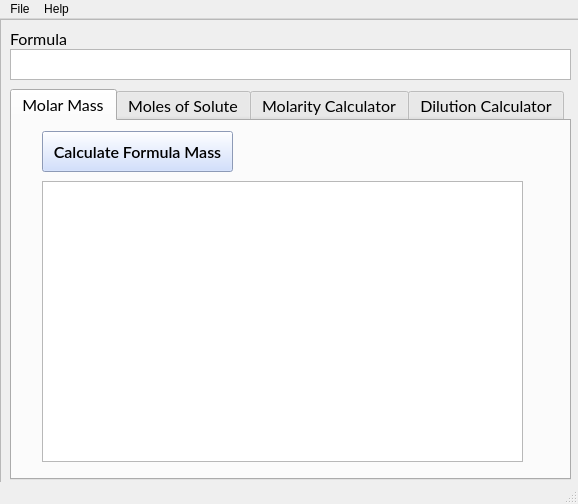
<?xml version="1.0" encoding="UTF-8"?>
<ui version="4.0">
 <class>MainWindow</class>
 <widget class="QMainWindow" name="MainWindow">
  <property name="geometry">
   <rect>
    <x>0</x>
    <y>0</y>
    <width>578</width>
    <height>504</height>
   </rect>
  </property>
  <property name="windowTitle">
   <string>Molar Lab Partner</string>
  </property>
  <widget class="QWidget" name="centralwidget">
   <widget class="QFrame" name="frame">
    <property name="geometry">
     <rect>
      <x>0</x>
      <y>0</y>
      <width>1291</width>
      <height>841</height>
     </rect>
    </property>
    <property name="font">
     <font>
      <family>Lato</family>
      <pointsize>12</pointsize>
     </font>
    </property>
    <property name="frameShape">
     <enum>QFrame::StyledPanel</enum>
    </property>
    <property name="frameShadow">
     <enum>QFrame::Raised</enum>
    </property>
    <widget class="QPlainTextEdit" name="formulaInput">
     <property name="geometry">
      <rect>
       <x>10</x>
       <y>30</y>
       <width>561</width>
       <height>31</height>
      </rect>
     </property>
     <property name="font">
      <font>
       <family>Lato</family>
       <pointsize>12</pointsize>
      </font>
     </property>
     <property name="toolTip">
      <string>Formulas are CaSe-sEnSaTivE.

Examples of valid formulas are:
H2O, [2H]2O, CaCl2, Au, CH3COOH, EtOH, CuSO4.5H2O, (COOH)2, AgCuRu4(H)2[CO]12{PPh3}2, CGCGAATTCGCG, and MDRGEQGLLK</string>
     </property>
     <property name="tabChangesFocus">
      <bool>true</bool>
     </property>
     <property name="plainText">
      <string/>
     </property>
     <property name="placeholderText">
      <string>Examples: H2O, [2H]2O, CaCl2</string>
     </property>
    </widget>
    <widget class="QTabWidget" name="tabWidget">
     <property name="geometry">
      <rect>
       <x>10</x>
       <y>70</y>
       <width>561</width>
       <height>391</height>
      </rect>
     </property>
     <property name="tabPosition">
      <enum>QTabWidget::North</enum>
     </property>
     <property name="tabShape">
      <enum>QTabWidget::Rounded</enum>
     </property>
     <property name="currentIndex">
      <number>0</number>
     </property>
     <widget class="QWidget" name="tab_4">
      <attribute name="title">
       <string>Molar Mass</string>
      </attribute>
      <widget class="QTextBrowser" name="massOutput">
       <property name="geometry">
        <rect>
         <x>30</x>
         <y>60</y>
         <width>481</width>
         <height>281</height>
        </rect>
       </property>
       <property name="font">
        <font>
         <family>Lato</family>
         <pointsize>12</pointsize>
        </font>
       </property>
       <property name="tabChangesFocus">
        <bool>true</bool>
       </property>
      </widget>
      <widget class="QPushButton" name="b1">
       <property name="geometry">
        <rect>
         <x>30</x>
         <y>10</y>
         <width>191</width>
         <height>41</height>
        </rect>
       </property>
       <property name="font">
        <font>
         <family>Lato Semibold</family>
         <pointsize>12</pointsize>
         <weight>7</weight>
         <italic>false</italic>
         <bold>false</bold>
        </font>
       </property>
       <property name="styleSheet">
        <string notr="true">background-color: rgb(197, 215, 255);
font: 63 12pt &quot;Lato Semibold&quot;;</string>
       </property>
       <property name="text">
        <string>Calculate Formula Mass</string>
       </property>
      </widget>
     </widget>
     <widget class="QWidget" name="tab">
      <attribute name="title">
       <string>Moles of Solute</string>
      </attribute>
      <widget class="QTextBrowser" name="molValueOutput">
       <property name="geometry">
        <rect>
         <x>10</x>
         <y>210</y>
         <width>271</width>
         <height>31</height>
        </rect>
       </property>
       <property name="tabChangesFocus">
        <bool>true</bool>
       </property>
      </widget>
      <widget class="QPushButton" name="b2">
       <property name="geometry">
        <rect>
         <x>280</x>
         <y>210</y>
         <width>171</width>
         <height>31</height>
        </rect>
       </property>
       <property name="font">
        <font>
         <family>Lato Semibold</family>
         <pointsize>12</pointsize>
         <weight>7</weight>
         <italic>false</italic>
         <bold>false</bold>
        </font>
       </property>
       <property name="styleSheet">
        <string notr="true">background-color: rgb(197, 215, 255);
font: 63 12pt &quot;Lato Semibold&quot;;</string>
       </property>
       <property name="text">
        <string>Calculate</string>
       </property>
      </widget>
      <widget class="QLabel" name="label">
       <property name="geometry">
        <rect>
         <x>10</x>
         <y>120</y>
         <width>121</width>
         <height>20</height>
        </rect>
       </property>
       <property name="text">
        <string>Weight of Solute</string>
       </property>
      </widget>
      <widget class="QPlainTextEdit" name="subGram">
       <property name="geometry">
        <rect>
         <x>10</x>
         <y>140</y>
         <width>161</width>
         <height>31</height>
        </rect>
       </property>
       <property name="tabChangesFocus">
        <bool>true</bool>
       </property>
       <property name="placeholderText">
        <string/>
       </property>
      </widget>
      <widget class="QLabel" name="label_2">
       <property name="geometry">
        <rect>
         <x>10</x>
         <y>40</y>
         <width>351</width>
         <height>71</height>
        </rect>
       </property>
       <property name="text">
        <string>Where n is the Moles of Solute, 
M is the Molar Mass of 1 Mol of the formula,
and m is the solute weight.</string>
       </property>
      </widget>
      <widget class="QLabel" name="label_3">
       <property name="geometry">
        <rect>
         <x>10</x>
         <y>10</y>
         <width>141</width>
         <height>31</height>
        </rect>
       </property>
       <property name="text">
        <string/>
       </property>
       <property name="pixmap">
        <pixmap>sol.png</pixmap>
       </property>
       <property name="scaledContents">
        <bool>true</bool>
       </property>
      </widget>
      <widget class="QComboBox" name="soluteWeight">
       <property name="geometry">
        <rect>
         <x>170</x>
         <y>140</y>
         <width>141</width>
         <height>31</height>
        </rect>
       </property>
       <item>
        <property name="text">
         <string>Grams (g)</string>
        </property>
       </item>
       <item>
        <property name="text">
         <string>Milligrams (mg)</string>
        </property>
       </item>
      </widget>
      <widget class="QLabel" name="label_5">
       <property name="geometry">
        <rect>
         <x>10</x>
         <y>190</y>
         <width>181</width>
         <height>20</height>
        </rect>
       </property>
       <property name="text">
        <string>Calculate Moles of Solute</string>
       </property>
      </widget>
     </widget>
     <widget class="QWidget" name="tab_3">
      <attribute name="title">
       <string>Molarity Calculator</string>
      </attribute>
      <widget class="QLabel" name="label_6">
       <property name="geometry">
        <rect>
         <x>10</x>
         <y>10</y>
         <width>141</width>
         <height>31</height>
        </rect>
       </property>
       <property name="text">
        <string/>
       </property>
       <property name="pixmap">
        <pixmap>mass.png</pixmap>
       </property>
       <property name="scaledContents">
        <bool>true</bool>
       </property>
      </widget>
      <widget class="QLabel" name="label_7">
       <property name="geometry">
        <rect>
         <x>10</x>
         <y>50</y>
         <width>291</width>
         <height>41</height>
        </rect>
       </property>
       <property name="text">
        <string>Where M is Molarity, n is Moles of Solute
and V is liters of solution.</string>
       </property>
      </widget>
      <widget class="QPlainTextEdit" name="molarity">
       <property name="geometry">
        <rect>
         <x>10</x>
         <y>250</y>
         <width>151</width>
         <height>31</height>
        </rect>
       </property>
       <property name="tabChangesFocus">
        <bool>true</bool>
       </property>
      </widget>
      <widget class="QComboBox" name="molarityCombo">
       <property name="geometry">
        <rect>
         <x>10</x>
         <y>280</y>
         <width>151</width>
         <height>31</height>
        </rect>
       </property>
       <property name="font">
        <font>
         <pointsize>11</pointsize>
        </font>
       </property>
       <item>
        <property name="text">
         <string>Molar (M)</string>
        </property>
       </item>
       <item>
        <property name="text">
         <string>Millimolar (mM)</string>
        </property>
       </item>
       <item>
        <property name="text">
         <string>Micromolar (uM)</string>
        </property>
       </item>
      </widget>
      <widget class="QPlainTextEdit" name="molValueOutput2">
       <property name="geometry">
        <rect>
         <x>200</x>
         <y>250</y>
         <width>151</width>
         <height>31</height>
        </rect>
       </property>
       <property name="tabChangesFocus">
        <bool>true</bool>
       </property>
      </widget>
      <widget class="QPlainTextEdit" name="subGram2">
       <property name="geometry">
        <rect>
         <x>10</x>
         <y>130</y>
         <width>141</width>
         <height>31</height>
        </rect>
       </property>
       <property name="font">
        <font>
         <family>Lato</family>
         <pointsize>12</pointsize>
        </font>
       </property>
       <property name="autoFillBackground">
        <bool>false</bool>
       </property>
       <property name="tabChangesFocus">
        <bool>true</bool>
       </property>
      </widget>
      <widget class="QLabel" name="label_8">
       <property name="geometry">
        <rect>
         <x>10</x>
         <y>110</y>
         <width>121</width>
         <height>20</height>
        </rect>
       </property>
       <property name="text">
        <string>Weight of Solute</string>
       </property>
      </widget>
      <widget class="QComboBox" name="soluteWeight2">
       <property name="geometry">
        <rect>
         <x>150</x>
         <y>130</y>
         <width>141</width>
         <height>31</height>
        </rect>
       </property>
       <item>
        <property name="text">
         <string>Grams (g)</string>
        </property>
       </item>
       <item>
        <property name="text">
         <string>Milligrams (mg)</string>
        </property>
       </item>
      </widget>
      <widget class="QRadioButton" name="radmol">
       <property name="geometry">
        <rect>
         <x>10</x>
         <y>230</y>
         <width>81</width>
         <height>21</height>
        </rect>
       </property>
       <property name="text">
        <string>Molarity</string>
       </property>
       <property name="checked">
        <bool>true</bool>
       </property>
      </widget>
      <widget class="QRadioButton" name="radvol">
       <property name="geometry">
        <rect>
         <x>400</x>
         <y>230</y>
         <width>81</width>
         <height>21</height>
        </rect>
       </property>
       <property name="text">
        <string>Volume</string>
       </property>
      </widget>
      <widget class="QRadioButton" name="radsol">
       <property name="geometry">
        <rect>
         <x>190</x>
         <y>230</y>
         <width>131</width>
         <height>21</height>
        </rect>
       </property>
       <property name="text">
        <string>Moles of Solute</string>
       </property>
      </widget>
      <widget class="QComboBox" name="volumeCombo">
       <property name="geometry">
        <rect>
         <x>390</x>
         <y>280</y>
         <width>151</width>
         <height>31</height>
        </rect>
       </property>
       <property name="font">
        <font>
         <pointsize>11</pointsize>
        </font>
       </property>
       <item>
        <property name="text">
         <string>Liter (L)</string>
        </property>
       </item>
       <item>
        <property name="text">
         <string>Milliliter (ml)</string>
        </property>
       </item>
       <item>
        <property name="text">
         <string>Microliter (ul)</string>
        </property>
       </item>
      </widget>
      <widget class="QPlainTextEdit" name="volume">
       <property name="geometry">
        <rect>
         <x>390</x>
         <y>250</y>
         <width>151</width>
         <height>31</height>
        </rect>
       </property>
       <property name="tabChangesFocus">
        <bool>true</bool>
       </property>
      </widget>
      <widget class="QCheckBox" name="weightCheck">
       <property name="geometry">
        <rect>
         <x>10</x>
         <y>160</y>
         <width>341</width>
         <height>21</height>
        </rect>
       </property>
       <property name="font">
        <font>
         <weight>75</weight>
         <italic>true</italic>
         <bold>true</bold>
        </font>
       </property>
       <property name="text">
        <string>Use solute weigh to calculate Moles of Solute</string>
       </property>
      </widget>
      <widget class="QComboBox" name="molarityCombo_2">
       <property name="geometry">
        <rect>
         <x>200</x>
         <y>280</y>
         <width>151</width>
         <height>31</height>
        </rect>
       </property>
       <property name="font">
        <font>
         <pointsize>11</pointsize>
         <weight>50</weight>
         <bold>false</bold>
        </font>
       </property>
       <item>
        <property name="text">
         <string>Molar (M)</string>
        </property>
       </item>
       <item>
        <property name="text">
         <string>Millimolar (mM)</string>
        </property>
       </item>
       <item>
        <property name="text">
         <string>Micromolar (uM)</string>
        </property>
       </item>
      </widget>
      <widget class="QLabel" name="label_9">
       <property name="geometry">
        <rect>
         <x>170</x>
         <y>270</y>
         <width>21</width>
         <height>16</height>
        </rect>
       </property>
       <property name="text">
        <string/>
       </property>
       <property name="pixmap">
        <pixmap>equal.png</pixmap>
       </property>
       <property name="scaledContents">
        <bool>true</bool>
       </property>
      </widget>
      <widget class="QLabel" name="label_10">
       <property name="geometry">
        <rect>
         <x>360</x>
         <y>260</y>
         <width>21</width>
         <height>41</height>
        </rect>
       </property>
       <property name="text">
        <string/>
       </property>
       <property name="pixmap">
        <pixmap>divide.png</pixmap>
       </property>
       <property name="scaledContents">
        <bool>true</bool>
       </property>
      </widget>
      <widget class="QLabel" name="reqweight">
       <property name="geometry">
        <rect>
         <x>30</x>
         <y>180</y>
         <width>301</width>
         <height>21</height>
        </rect>
       </property>
       <property name="text">
        <string>Required solute weight will be calculated!</string>
       </property>
      </widget>
      <widget class="QPushButton" name="b6">
       <property name="geometry">
        <rect>
         <x>410</x>
         <y>10</y>
         <width>111</width>
         <height>51</height>
        </rect>
       </property>
       <property name="font">
        <font>
         <family>Lato Semibold</family>
         <pointsize>12</pointsize>
         <weight>7</weight>
         <italic>false</italic>
         <bold>false</bold>
        </font>
       </property>
       <property name="styleSheet">
        <string notr="true">font: 63 12pt &quot;Lato Semibold&quot;;</string>
       </property>
       <property name="text">
        <string>Clear All</string>
       </property>
      </widget>
      <widget class="QPushButton" name="b3">
       <property name="geometry">
        <rect>
         <x>410</x>
         <y>70</y>
         <width>111</width>
         <height>101</height>
        </rect>
       </property>
       <property name="font">
        <font>
         <family>Lato Semibold</family>
         <pointsize>12</pointsize>
         <weight>7</weight>
         <italic>false</italic>
         <bold>false</bold>
        </font>
       </property>
       <property name="styleSheet">
        <string notr="true">background-color: rgb(197, 215, 255);
font: 63 12pt &quot;Lato Semibold&quot;;</string>
       </property>
       <property name="text">
        <string>Calculate</string>
       </property>
      </widget>
     </widget>
     <widget class="QWidget" name="tab_2">
      <attribute name="title">
       <string>Dilution Calculator</string>
      </attribute>
      <widget class="QLabel" name="label_11">
       <property name="geometry">
        <rect>
         <x>10</x>
         <y>10</y>
         <width>201</width>
         <height>31</height>
        </rect>
       </property>
       <property name="text">
        <string/>
       </property>
       <property name="pixmap">
        <pixmap>dilute.png</pixmap>
       </property>
       <property name="scaledContents">
        <bool>true</bool>
       </property>
      </widget>
      <widget class="QLabel" name="label_12">
       <property name="geometry">
        <rect>
         <x>10</x>
         <y>50</y>
         <width>321</width>
         <height>81</height>
        </rect>
       </property>
       <property name="text">
        <string>Where M1 is Molarity of the stock solution,
V1 is the Volume of the stock solution.
M2 and V2 is the Molarity and Volume of
the desired solution respectively. </string>
       </property>
      </widget>
      <widget class="QPushButton" name="b4">
       <property name="geometry">
        <rect>
         <x>330</x>
         <y>20</y>
         <width>151</width>
         <height>61</height>
        </rect>
       </property>
       <property name="font">
        <font>
         <family>Lato Semibold</family>
         <pointsize>10</pointsize>
         <weight>7</weight>
         <italic>false</italic>
         <bold>false</bold>
        </font>
       </property>
       <property name="styleSheet">
        <string notr="true">font: 63 10pt &quot;Lato Semibold&quot;;</string>
       </property>
       <property name="text">
        <string>Import Stock
Solution from
Molarity Calculator</string>
       </property>
      </widget>
      <widget class="QGroupBox" name="groupBox">
       <property name="geometry">
        <rect>
         <x>10</x>
         <y>140</y>
         <width>181</width>
         <height>211</height>
        </rect>
       </property>
       <property name="title">
        <string>Stock Solution</string>
       </property>
       <widget class="QComboBox" name="molarityCombo1">
        <property name="geometry">
         <rect>
          <x>10</x>
          <y>80</y>
          <width>141</width>
          <height>31</height>
         </rect>
        </property>
        <property name="font">
         <font>
          <pointsize>11</pointsize>
         </font>
        </property>
        <item>
         <property name="text">
          <string>Molar (M)</string>
         </property>
        </item>
        <item>
         <property name="text">
          <string>Millimolar (mM)</string>
         </property>
        </item>
        <item>
         <property name="text">
          <string>Micromolar (uM)</string>
         </property>
        </item>
        <item>
         <property name="text">
          <string>Custom</string>
         </property>
        </item>
       </widget>
       <widget class="QPlainTextEdit" name="molarity1">
        <property name="geometry">
         <rect>
          <x>10</x>
          <y>50</y>
          <width>141</width>
          <height>31</height>
         </rect>
        </property>
        <property name="tabChangesFocus">
         <bool>true</bool>
        </property>
       </widget>
       <widget class="QComboBox" name="volumeCombo1">
        <property name="geometry">
         <rect>
          <x>10</x>
          <y>170</y>
          <width>141</width>
          <height>31</height>
         </rect>
        </property>
        <property name="font">
         <font>
          <pointsize>11</pointsize>
         </font>
        </property>
        <item>
         <property name="text">
          <string>Liter (L)</string>
         </property>
        </item>
        <item>
         <property name="text">
          <string>Milliliter (ml)</string>
         </property>
        </item>
        <item>
         <property name="text">
          <string>Microliter (ul)</string>
         </property>
        </item>
        <item>
         <property name="text">
          <string>Custom</string>
         </property>
        </item>
       </widget>
       <widget class="QPlainTextEdit" name="volume1">
        <property name="geometry">
         <rect>
          <x>10</x>
          <y>140</y>
          <width>141</width>
          <height>31</height>
         </rect>
        </property>
        <property name="tabChangesFocus">
         <bool>true</bool>
        </property>
       </widget>
       <widget class="QLabel" name="label_24">
        <property name="geometry">
         <rect>
          <x>10</x>
          <y>30</y>
          <width>101</width>
          <height>21</height>
         </rect>
        </property>
        <property name="text">
         <string>Molarity (M1)</string>
        </property>
       </widget>
       <widget class="QRadioButton" name="radvol1">
        <property name="geometry">
         <rect>
          <x>10</x>
          <y>120</y>
          <width>121</width>
          <height>21</height>
         </rect>
        </property>
        <property name="text">
         <string>Volume (V1)</string>
        </property>
       </widget>
      </widget>
      <widget class="QGroupBox" name="groupBox_2">
       <property name="geometry">
        <rect>
         <x>200</x>
         <y>140</y>
         <width>181</width>
         <height>211</height>
        </rect>
       </property>
       <property name="title">
        <string>Desired Solution</string>
       </property>
       <widget class="QRadioButton" name="radmol2">
        <property name="geometry">
         <rect>
          <x>10</x>
          <y>30</y>
          <width>121</width>
          <height>21</height>
         </rect>
        </property>
        <property name="text">
         <string>Molarity (M2)</string>
        </property>
        <property name="checked">
         <bool>true</bool>
        </property>
       </widget>
       <widget class="QComboBox" name="molarityCombo2">
        <property name="geometry">
         <rect>
          <x>10</x>
          <y>80</y>
          <width>141</width>
          <height>31</height>
         </rect>
        </property>
        <property name="font">
         <font>
          <pointsize>11</pointsize>
         </font>
        </property>
        <item>
         <property name="text">
          <string>Molar (M)</string>
         </property>
        </item>
        <item>
         <property name="text">
          <string>Millimolar (mM)</string>
         </property>
        </item>
        <item>
         <property name="text">
          <string>Micromolar (uM)</string>
         </property>
        </item>
        <item>
         <property name="text">
          <string>Custom</string>
         </property>
        </item>
       </widget>
       <widget class="QPlainTextEdit" name="volume2">
        <property name="geometry">
         <rect>
          <x>10</x>
          <y>140</y>
          <width>141</width>
          <height>31</height>
         </rect>
        </property>
        <property name="tabChangesFocus">
         <bool>true</bool>
        </property>
       </widget>
       <widget class="QComboBox" name="volumeCombo2">
        <property name="geometry">
         <rect>
          <x>10</x>
          <y>170</y>
          <width>141</width>
          <height>31</height>
         </rect>
        </property>
        <property name="font">
         <font>
          <pointsize>11</pointsize>
         </font>
        </property>
        <item>
         <property name="text">
          <string>Liter (L)</string>
         </property>
        </item>
        <item>
         <property name="text">
          <string>Milliliter (ml)</string>
         </property>
        </item>
        <item>
         <property name="text">
          <string>Microliter (ul)</string>
         </property>
        </item>
        <item>
         <property name="text">
          <string>Custom</string>
         </property>
        </item>
       </widget>
       <widget class="QPlainTextEdit" name="molarity2">
        <property name="geometry">
         <rect>
          <x>10</x>
          <y>50</y>
          <width>141</width>
          <height>31</height>
         </rect>
        </property>
        <property name="tabChangesFocus">
         <bool>true</bool>
        </property>
       </widget>
       <widget class="QRadioButton" name="radvol2">
        <property name="geometry">
         <rect>
          <x>10</x>
          <y>120</y>
          <width>121</width>
          <height>21</height>
         </rect>
        </property>
        <property name="text">
         <string>Volume (V2)</string>
        </property>
       </widget>
      </widget>
      <widget class="QTextBrowser" name="addSol">
       <property name="geometry">
        <rect>
         <x>400</x>
         <y>190</y>
         <width>141</width>
         <height>31</height>
        </rect>
       </property>
      </widget>
      <widget class="QTextBrowser" name="addDil">
       <property name="geometry">
        <rect>
         <x>400</x>
         <y>280</y>
         <width>141</width>
         <height>31</height>
        </rect>
       </property>
      </widget>
      <widget class="QLabel" name="label_28">
       <property name="geometry">
        <rect>
         <x>400</x>
         <y>166</y>
         <width>141</width>
         <height>31</height>
        </rect>
       </property>
       <property name="text">
        <string>Add Solute</string>
       </property>
      </widget>
      <widget class="QLabel" name="label_29">
       <property name="geometry">
        <rect>
         <x>400</x>
         <y>260</y>
         <width>151</width>
         <height>21</height>
        </rect>
       </property>
       <property name="text">
        <string>Add Diluent</string>
       </property>
      </widget>
      <widget class="QComboBox" name="addSolCombo">
       <property name="geometry">
        <rect>
         <x>400</x>
         <y>220</y>
         <width>141</width>
         <height>31</height>
        </rect>
       </property>
       <item>
        <property name="text">
         <string>Grams (g)</string>
        </property>
       </item>
       <item>
        <property name="text">
         <string>Milligrams (mg)</string>
        </property>
       </item>
      </widget>
      <widget class="QComboBox" name="addDilCombo">
       <property name="geometry">
        <rect>
         <x>400</x>
         <y>310</y>
         <width>141</width>
         <height>31</height>
        </rect>
       </property>
       <property name="font">
        <font>
         <pointsize>11</pointsize>
        </font>
       </property>
       <item>
        <property name="text">
         <string>Liter (L)</string>
        </property>
       </item>
       <item>
        <property name="text">
         <string>Milliliter (ml)</string>
        </property>
       </item>
       <item>
        <property name="text">
         <string>Microliter (ul)</string>
        </property>
       </item>
      </widget>
      <widget class="QPushButton" name="b7">
       <property name="geometry">
        <rect>
         <x>490</x>
         <y>20</y>
         <width>51</width>
         <height>61</height>
        </rect>
       </property>
       <property name="font">
        <font>
         <family>Lato Semibold</family>
         <pointsize>10</pointsize>
         <weight>7</weight>
         <italic>false</italic>
         <bold>false</bold>
        </font>
       </property>
       <property name="styleSheet">
        <string notr="true">font: 63 10pt &quot;Lato Semibold&quot;;</string>
       </property>
       <property name="text">
        <string>Clear
All</string>
       </property>
      </widget>
      <widget class="QCheckBox" name="nonMolar">
       <property name="geometry">
        <rect>
         <x>330</x>
         <y>130</y>
         <width>231</width>
         <height>31</height>
        </rect>
       </property>
       <property name="font">
        <font>
         <weight>75</weight>
         <italic>true</italic>
         <bold>true</bold>
        </font>
       </property>
       <property name="text">
        <string>Non-Molar Calculation</string>
       </property>
      </widget>
      <widget class="QPushButton" name="b5">
       <property name="geometry">
        <rect>
         <x>330</x>
         <y>90</y>
         <width>211</width>
         <height>41</height>
        </rect>
       </property>
       <property name="font">
        <font>
         <family>Lato Semibold</family>
         <pointsize>10</pointsize>
         <weight>7</weight>
         <italic>false</italic>
         <bold>false</bold>
        </font>
       </property>
       <property name="styleSheet">
        <string notr="true">background-color: rgb(197, 215, 255);
font: 63 10pt &quot;Lato Semibold&quot;;</string>
       </property>
       <property name="text">
        <string>Calculate Desired
Variables</string>
       </property>
      </widget>
     </widget>
    </widget>
    <widget class="QLabel" name="label_4">
     <property name="geometry">
      <rect>
       <x>10</x>
       <y>10</y>
       <width>111</width>
       <height>20</height>
      </rect>
     </property>
     <property name="text">
      <string>Formula</string>
     </property>
    </widget>
   </widget>
  </widget>
  <widget class="QMenuBar" name="menubar">
   <property name="geometry">
    <rect>
     <x>0</x>
     <y>0</y>
     <width>578</width>
     <height>20</height>
    </rect>
   </property>
   <widget class="QMenu" name="menuFile">
    <property name="title">
     <string>File</string>
    </property>
    <addaction name="actionExit"/>
   </widget>
   <widget class="QMenu" name="menuABout">
    <property name="title">
     <string>Help</string>
    </property>
    <addaction name="actionDisclaimer"/>
    <addaction name="actionAbout"/>
   </widget>
   <addaction name="menuFile"/>
   <addaction name="menuABout"/>
  </widget>
  <widget class="QStatusBar" name="statusbar"/>
  <action name="actionExit">
   <property name="text">
    <string>Exit</string>
   </property>
  </action>
  <action name="actionDisclaimer">
   <property name="text">
    <string>Disclaimer</string>
   </property>
  </action>
  <action name="actionAbout">
   <property name="text">
    <string>About</string>
   </property>
  </action>
 </widget>
 <tabstops>
  <tabstop>tabWidget</tabstop>
  <tabstop>formulaInput</tabstop>
  <tabstop>b1</tabstop>
  <tabstop>massOutput</tabstop>
  <tabstop>subGram</tabstop>
  <tabstop>soluteWeight</tabstop>
  <tabstop>molValueOutput</tabstop>
  <tabstop>b2</tabstop>
  <tabstop>subGram2</tabstop>
  <tabstop>soluteWeight2</tabstop>
  <tabstop>weightCheck</tabstop>
  <tabstop>radmol</tabstop>
  <tabstop>radsol</tabstop>
  <tabstop>radvol</tabstop>
  <tabstop>molarity</tabstop>
  <tabstop>molarityCombo</tabstop>
  <tabstop>molValueOutput2</tabstop>
  <tabstop>molarityCombo_2</tabstop>
  <tabstop>volume</tabstop>
  <tabstop>volumeCombo</tabstop>
 </tabstops>
 <resources/>
 <connections/>
</ui>
